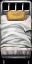

This is a level from a 2D game, rendered from its Tiled map with the project's own tilesets. A one-line summary and the map file follow, with tile-layer data summarised:
An orthogonal 1x2 tile map with 32x32 px tiles, 2 tile layers (objects, collision), 1 hidden layer not drawn, 3 tilesets.

<map version="1.0" orientation="orthogonal" width="1" height="2" tilewidth="32" tileheight="32">
 <tileset firstgid="1" name="furniture-modern" tilewidth="32" tileheight="32">
  <image source="../maps/graphics/tiles/furniture-modern.png" width="512" height="512" />
 </tileset>
 <tileset firstgid="257" name="furniture-placement" tilewidth="32" tileheight="32">
  <image source="../maps/graphics/tiles/furniture-placement.png" width="64" height="64" />
  <tile id="2">
   <properties>
    <property name="constraint" value="ground" />
   </properties>
  </tile>
  <tile id="3">
   <properties>
    <property name="constraint" value="wall" />
   </properties>
  </tile>
 </tileset>
 <tileset firstgid="261" name="collision" tilewidth="32" tileheight="32">
  <image source="../maps/graphics/tiles/collision.png" width="64" height="32" />
  <tile id="0">
   <properties>
    <property name="collision" value="short" />
   </properties>
  </tile>
 </tileset>
 <layer name="objects" width="1" height="2">
  <data>[2 cells, 2 non-empty, 2 distinct tile ids]</data>
 </layer>
 <layer name="constraints" width="1" height="2" visible="0">
  <data>[2 cells, 2 non-empty, 2 distinct tile ids]</data>
 </layer>
 <layer name="collision" width="1" height="2">
  <data>[2 cells, 2 non-empty, 1 distinct tile ids]</data>
 </layer>
</map>
